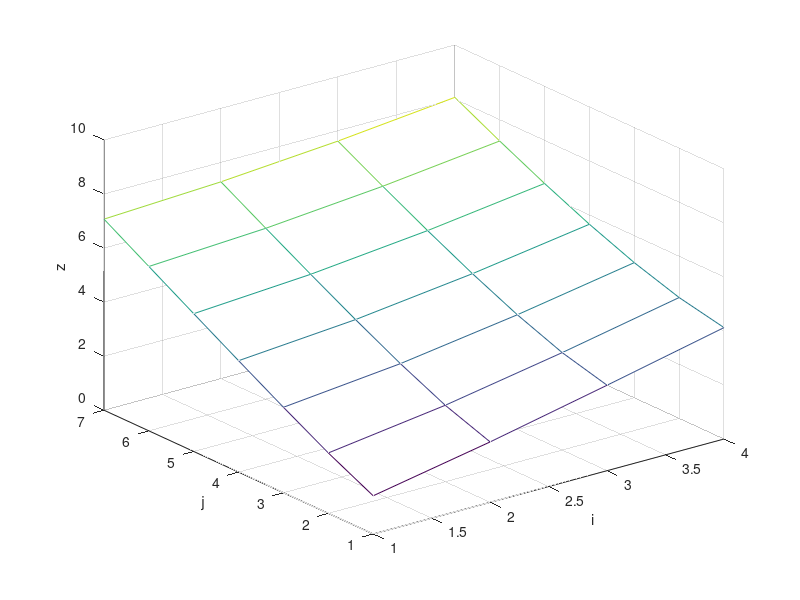

Recreate this plot in MATLAB.
% L2_24 :  Figure 2.21
% Copyright S. Nakamura 1995
set(gcf, 'NumberTitle','off','Name', 'Figure 2.21')

clear,clf
for i=1:4    %  corresponds to x direction
   for j=1:7 %  corresponds to y direction
      z(j,i) = sqrt(i^2 + j^2);
   end
end
mesh(z)
xlabel('i')
ylabel('j')
zlabel('z')
